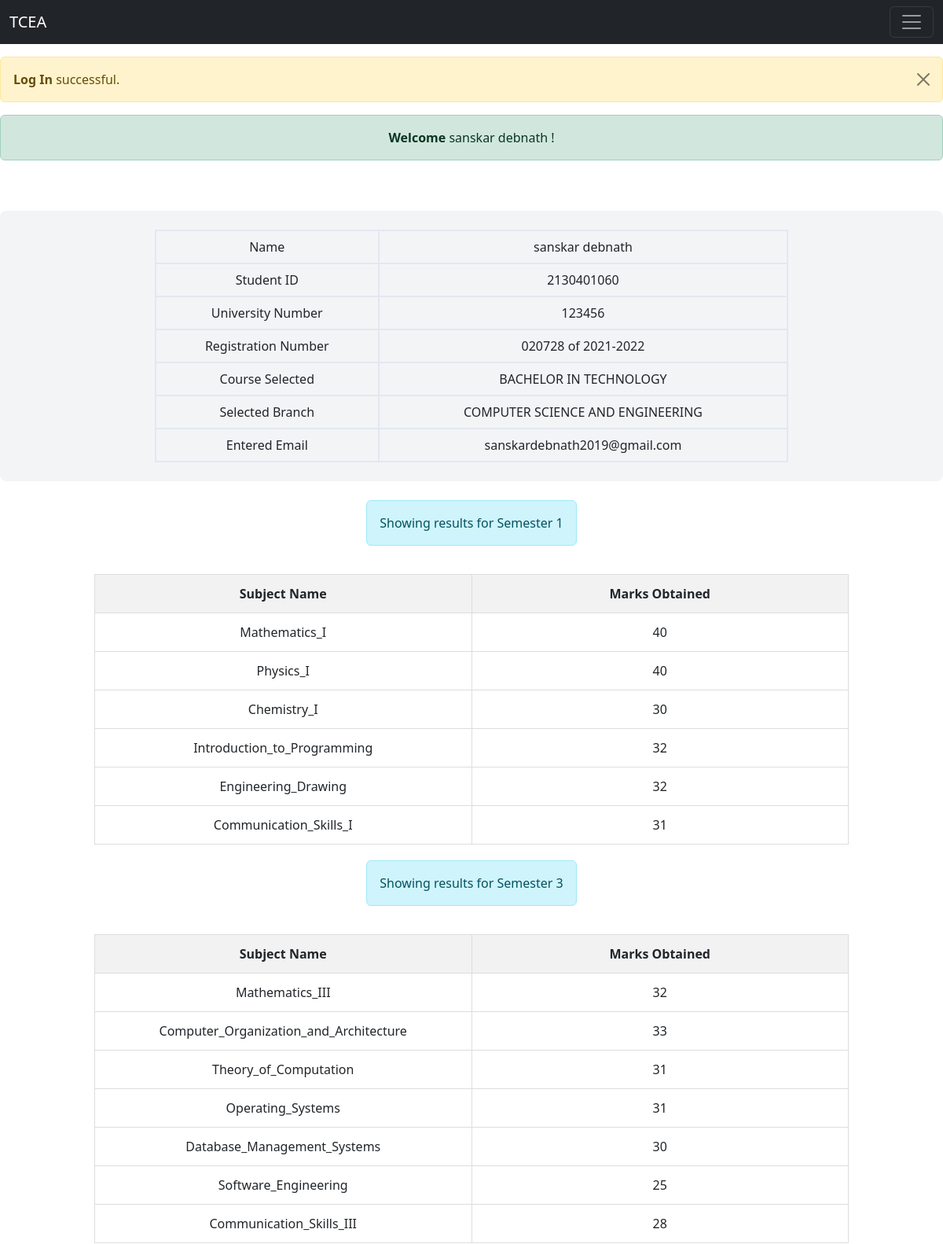
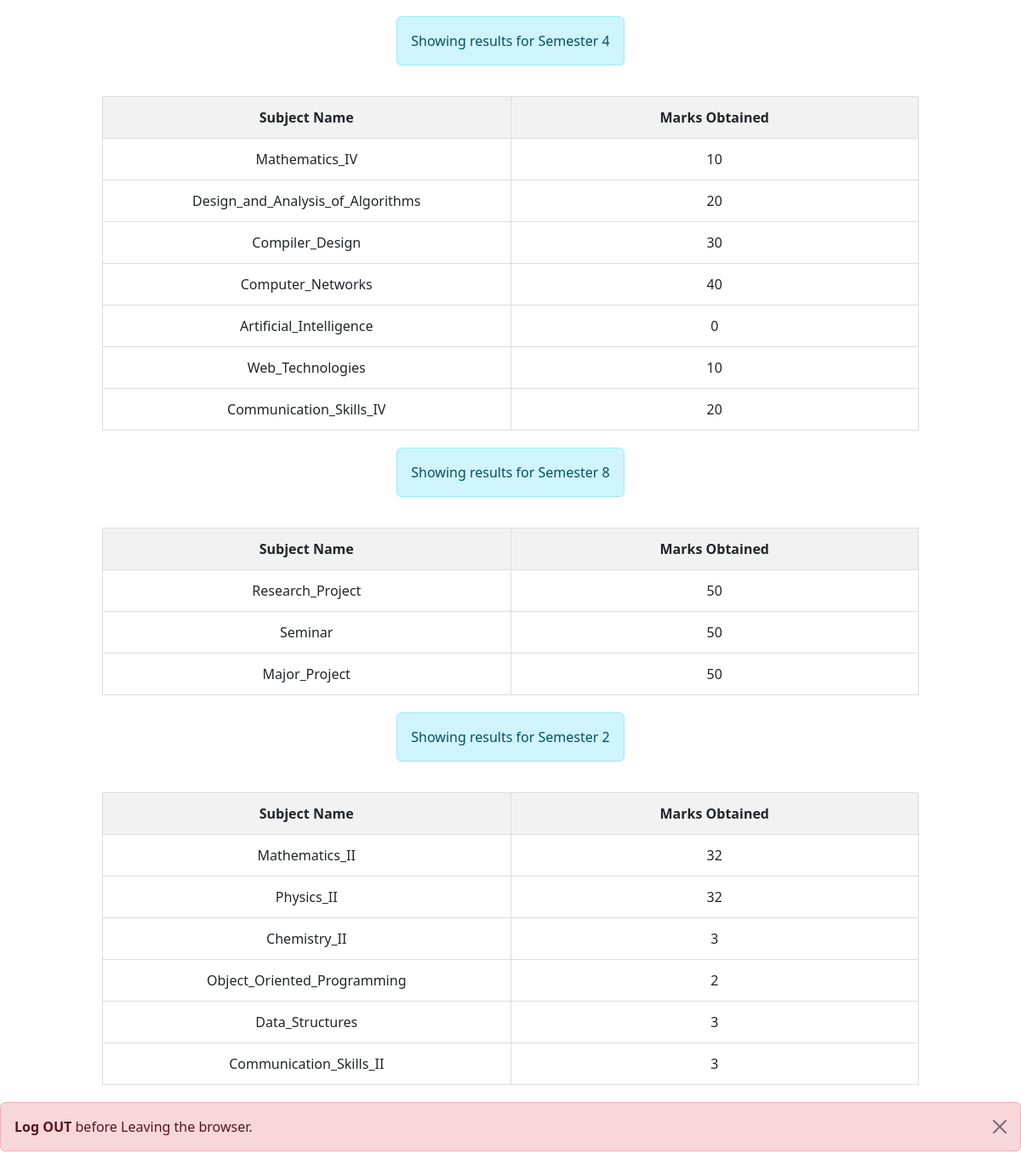
The page /student/main.php (signed in) on the database its author committed (2 pictures, top to bottom).
### tables this page shows
CREATE TABLE `student` (
  `name` varchar(50) NOT NULL,
  `sid` varchar(20) NOT NULL,
  `urn` varchar(20) NOT NULL,
  `registration` varchar(30) NOT NULL,
  `email` varchar(50) NOT NULL,
  `branch` varchar(50) NOT NULL,
  `dob` date NOT NULL,
  `gender` varchar(6) NOT NULL,
  `address` varchar(60) NOT NULL,
  `number` varchar(15) NOT NULL,
  `course` varchar(50) NOT NULL,
  `acc_session` varchar(20) NOT NULL
);

CREATE TABLE `marks` (
  `student_id` varchar(20) NOT NULL,
  `subject_name` varchar(100) NOT NULL,
  `marks_obtained` float NOT NULL,
  `semester` varchar(5) NOT NULL
);

### student/main.php (the view, shortened to what this page needs)
<?php
require "../connection.php";
include "../globalindex.php"
?>
<html>
<head>
  <?php
  $logged_user = $_SESSION['login_user'];
  $usrid = $_SESSION["login_usrid"];
  ?>
  <link href="https://cdn.jsdelivr.net/npm/tailwindcss@2.2.7/dist/tailwind.min.css" rel="stylesheet">
  <link rel="stylesheet" type="text/css" href="ssc.css">
  <link rel="stylesheet" href="https://cdnjs.cloudflare.com/ajax/libs/animate.css/4.1.1/animate.min.css" />
</head>
<body>
  <nav class="navbar navbar-dark bg-dark fixed-top">
    <div class="container-fluid">
      <a class="navbar-brand" href="main.php">TCEA</a>
      <button class="navbar-toggler" type="button" data-bs-toggle="offcanvas" data-bs-target="#offcanvasDarkNavbar" aria-controls="offcanvasDarkNavbar" aria-label="Toggle navigation">
        <span class="navbar-toggler-icon"></span>
      </button>
    </div>
  </nav>
  <br><br><br>
  <div class="alert alert-warning alert-dismissible fade show" role="alert">
    <strong>Log In</strong> successful.
    <button type="button" class="btn-close" data-bs-dismiss="alert" aria-label="Close"></button>
  </div>
  <div id="page-content">
    <p class="default">
      <center>
        <div class="alert alert-success">
          <strong>Welcome</strong>
          <?php echo $logged_user; ?> !
        </div>
      </center>
    </p>
    <br><br>
    <?php
    $sql = "select * from student where sid=" . $usrid;
    $result = mysqli_query($connection, $sql);
    if (mysqli_num_rows($result) == 1) {
      while ($row = mysqli_fetch_assoc($result)) {
    ?>
        <div class="container1 bg-gray-100 p-4 rounded-md">
          <table class="ola w-3/4 mx-auto">
            <tr>
              <td>Name</td>
              <td><?php echo $row['name']; ?></td>
            </tr>
            <tr>
              <td>Student ID</td>
              <td><?php echo $row['sid']; ?></td>
            </tr>
            <tr>
              <td>University Number</td>
              <td><?php echo $row['urn']; ?></td>
            </tr>
            <tr>
              <td>Registration Number</td>
              <td><?php echo $row['registration']; ?></td>
            </tr>
            <tr>
              <td>Course Selected</td>
              <td><?php echo $row['course']; ?></td>
            </tr>
            <tr>
              <td>Selected Branch</td>
              <td><?php echo $row['branch']; ?></td>
            </tr>
            <tr>
              <td>Entered Email</td>
              <td><?php echo $row['email']; ?></td>
            </tr>
          </table>
        </div>
        <br>
      <?php
      }
    } else {
    }
    $sql = "SELECT DISTINCT semester FROM marks WHERE student_id = '$usrid'";
$result = $connection->query($sql);
?>
<?php if ($result->num_rows > 0) : ?>
  <?php while ($row = $result->fetch_assoc()) : ?>
    <?php $sem = $row["semester"]; ?>
    <div style="display: flex; justify-content: center;">
      <div class="alert alert-info" role="alert">
        Showing results for Semester <?php echo $sem; ?>
      </div>
    </div>
    <div class="container2">
      <table class="marks-table">
        <thead>
          <tr>
            <th>Subject Name</th>
            <th>Marks Obtained</th>
          </tr>
        </thead>
        <tbody>
          <?php
          $sql = "SELECT subject_name, marks_obtained FROM marks WHERE student_id = '$usrid' AND semester = '$sem'";
          $marksResult = $connection->query($sql);
          if ($marksResult->num_rows > 0) {
            while ($marksRow = $marksResult->fetch_assoc()) :
          ?>
              <tr>
                <td><?php echo $marksRow['subject_name']; ?></td>
                <td><?php echo $marksRow['marks_obtained']; ?></td>
              </tr>
          <?php
            endwhile;
          } else {
          ?>
            <tr>
              <td colspan="2">No marks found for Semester <?php echo $sem; ?></td>
            </tr>
          <?php
          }
          ?>
        </tbody>
      </table>
    </div>
  <?php endwhile; ?>
<?php endif; ?>
  </div>
</body>
</body>
<div class="alert alert-danger alert-dismissible fade show" role="alert">
  <strong>Log OUT</strong> before Leaving the browser.
  <button type="button" class="btn-close" data-bs-dismiss="alert" aria-label="Close"></button>
</div>
</html>

### globalindex.php (shortened to what this page needs)
<!doctype html>
<html lang="en">
  <head>
    <link href="https://cdn.jsdelivr.net/npm/bootstrap@5.3.0-alpha3/dist/css/bootstrap.min.css" rel="stylesheet">
  </head>
  <body>
  </body>
</html>

### student/ssc.css (style rules this page uses)
.ola { border-collapse: collapse; width: 70%; }
.ola td, .ola th { border: 2px solid #e2e8f0; padding: 0.5rem; text-align: center; }
.container1 { border-radius: 0.5rem; overflow: hidden; }
.container2 { width: 80%; margin: 0 auto; text-align: center; }
.marks-table { width: 100%; border-collapse: collapse; margin: 20px auto; }
.marks-table th, .marks-table td { padding: 12px; border: 1px solid #ddd; text-align: center; width: 50%; }
.marks-table th { background-color: #f2f2f2; }

### rows shown on the page
student: name "sanskar debnath", sid "2130401060", urn "123456", registration "020728 of 2021-2022", course "BACHELOR IN TECHNOLOGY", branch "COMPUTER SCIENCE AND ENGINEERING", email "sanskardebnath2019@gmail.com"
marks: subject_name "Mathematics_I", marks_obtained "40"
marks: subject_name "Physics_I", marks_obtained "40"
marks: subject_name "Chemistry_I", marks_obtained "30"
marks: subject_name "Introduction_to_Programming", marks_obtained "32"
marks: subject_name "Engineering_Drawing", marks_obtained "32"
marks: subject_name "Communication_Skills_I", marks_obtained "31"
marks: subject_name "Mathematics_III", marks_obtained "32"
marks: subject_name "Computer_Organization_and_Architecture", marks_obtained "33"
marks: subject_name "Theory_of_Computation", marks_obtained "31"
marks: subject_name "Operating_Systems", marks_obtained "31"
marks: subject_name "Database_Management_Systems", marks_obtained "30"
marks: subject_name "Software_Engineering", marks_obtained "25"
marks: subject_name "Communication_Skills_III", marks_obtained "28"
marks: subject_name "Mathematics_IV", marks_obtained "10"
marks: subject_name "Design_and_Analysis_of_Algorithms", marks_obtained "20"
marks: subject_name "Compiler_Design", marks_obtained "30"
marks: subject_name "Computer_Networks", marks_obtained "40"
marks: subject_name "Artificial_Intelligence", marks_obtained "0"
marks: subject_name "Web_Technologies", marks_obtained "10"
marks: subject_name "Communication_Skills_IV", marks_obtained "20"
marks: subject_name "Research_Project", marks_obtained "50"
marks: subject_name "Seminar", marks_obtained "50"
marks: subject_name "Major_Project", marks_obtained "50"
marks: subject_name "Mathematics_II", marks_obtained "32"
marks: subject_name "Physics_II", marks_obtained "32"
marks: subject_name "Chemistry_II", marks_obtained "3"
marks: subject_name "Object_Oriented_Programming", marks_obtained "2"
marks: subject_name "Data_Structures", marks_obtained "3"
marks: subject_name "Communication_Skills_II", marks_obtained "3"

### other values the page prints
$logged_user "sanskar debnath"
$sem "1"
$sem "3"
$sem "4"
$sem "8"
$sem "2"
